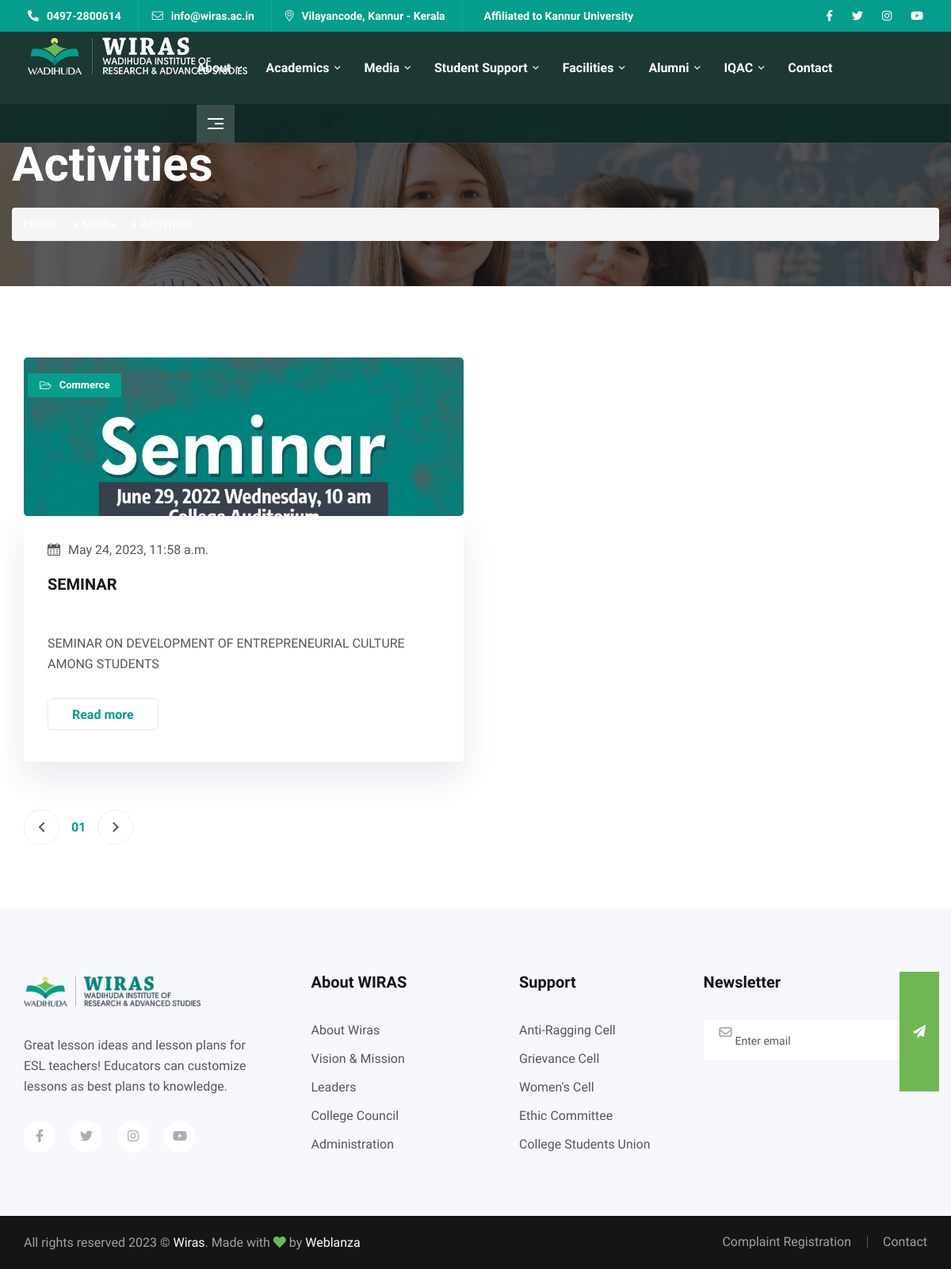
/activities/, run on an earlier commit of the app's database.
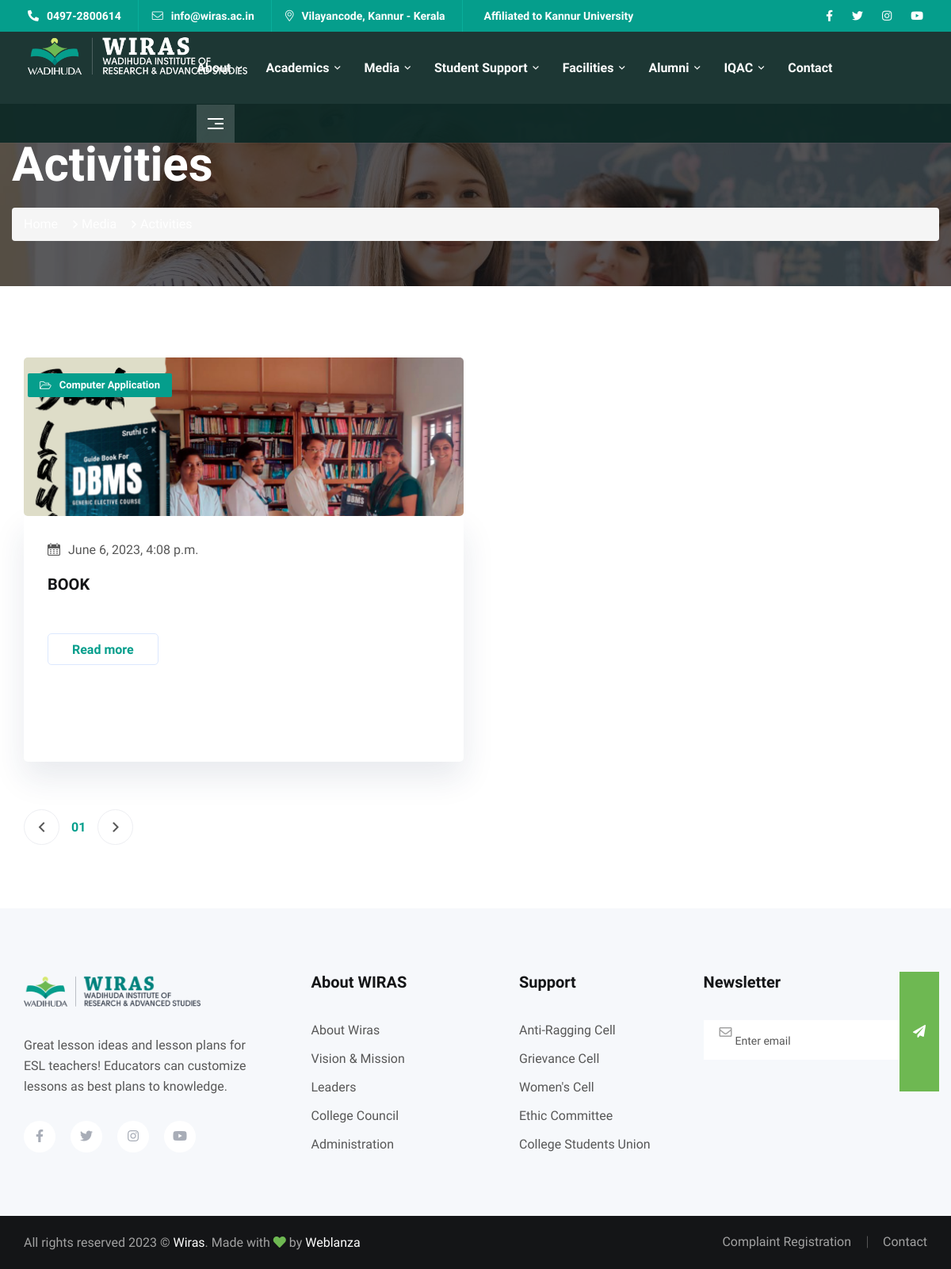
And on a later commit of the database.
### Core/models.py (models this page shows, shortened)
class Post(models.Model):
    Added_Date = models.DateTimeField(auto_now_add=True)
    Status = models.IntegerField(default=1)
    AddedBy = models.ForeignKey(User,on_delete=models.DO_NOTHING,related_name='Added_By')
    Ip = models.GenericIPAddressField(null=True)
    Edited_Date = models.DateField(null=True)
    EditedBy = models.ForeignKey(User,on_delete=models.DO_NOTHING,null=True,related_name='Edited_By')
    Edited_Ip = models.GenericIPAddressField(null=True)
    Post_Type = models.CharField(max_length=225)
    Post_Category = models.CharField(max_length=225)
    Post_Title = models.CharField(max_length=225)
    Post_Description = models.TextField()
    Post_Image = models.ImageField(upload_to='post/',null=True)
    Seo_Url = models.CharField(max_length=500,null=True)
    Seo_Title = models.CharField(max_length=225,null=True)
    Seo_Keywords = models.CharField(max_length=500,null=True)
    Seo_Description = models.TextField(null=True)

### FrontPage/views.py (the view)
# urls.py: path('activities/',views.activities,name='activities'),
def activities(request):
    p = Paginator(Post.objects.filter(Status=1,Post_Type='Activities'),9)
    page = request.GET.get('page')
    activities = p.get_page(page)
    nums = 'a' * activities.paginator.num_pages
    return render(request,'frontpage/activities.html',{'activities':activities,'nums':nums})

### FrontPage/context_processors.py (called while the page is built)
def extras(request):
    departments = Department.objects.filter(Status=1)
    date = datetime.today()
    year = date.year
    return {'departments':departments,'year':year}

### templates/frontpage/activities.html (shortened to what the changed rows need)
{% extends 'frontpage/base.html' %}
{% load static %}
   {% block content %}
    <main>
        <div class="hero-arera course-item-height" data-background="{% static 'assets/img/slider/course-slider.jpg' %}">
         <div class="container">
            <div class="row">
               <div class="col-xl-12">
                  <div class="hero-course-1-text">
                     <h2>Activities</h2>
                  </div>
               </div>
            </div>
         </div>
      </div>
        <div class="blog-area pt-90 pb-50">
         <div class="container">
            <div class="row">
               <div class="col-xl-12 col-lg-12">
                  <div class="blog-main-wrapper mb-30">
                     <div class="row">
                        {% for activity in activities %}
                        <div class="col-xl-4 col-lg-6 col-md-12">
                           <div class="blog-wrapper position-relative mb-30">
                              {% if activity.Post_Image %}
                              <div class="blog-thumb ">
                                 <a href="{% url 'news-details' activity.Seo_Url %}"><img src="{{ activity.Post_Image.url }}" alt="blog-img"></a>
                              </div>
                              {% else %}
                              <div class="blog-thumb ">
                                 <a href="{% url 'news-details' activity.Seo_Url %}"><img src="{% static 'assets/img/noimage.jpg' %}" alt="blog-img"></a>
                              </div>
                              {% endif %}
                              <a href="{% url 'news' %}" class="blog-tag">
                                 <i class="fal fa-folder-open"></i>
                                 {{ activity.Post_Category }}
                              </a>
                              <div class="blog-content-wrapper">
                                 <div class="blog-meta">
                                    <div class="blog-date">
                                       <i class="flaticon-calendar"></i>
                                       <span>{{ activity.Added_Date }}</span>
                                    </div>
                                 </div>
                                 <div class="blog-content">
                                    <a href="{% url 'news-details' activity.Seo_Url %}">
                                       <h3>{{ activity.Post_Title }}</h3>
                                    </a>
                                    <p>{{ activity.Post_Description | safe }}</p>
                                    <a class="blog-btn" href="{% url 'news-details' activity.Seo_Url %}">Read more</a>
                                 </div>
                              </div>
                           </div>
                        </div>
                        {% endfor %}
                     </div>
                     {% if activities %}
                     <div class="edu-pagination mt-30 mb-20">
                        <ul>
                           {% for n in nums %}
                              <li class="active"><a href="?page={{ forloop.counter }}"><span>0{{ forloop.counter }}</span></a></li>
                           {% endfor %}
                        </ul>
                     </div>
                     {% endif %}
                  </div>
               </div>
            </div>
         </div>
      </div>
    </main>
   {% endblock content %}

What changed in the data, as far as the page shows it:
no longer on this page (row edited): Post: Post_Image (picture), Post_Category "Commerce", Added_Date "May 24, 2023, 11:58 a.m.", Post_Title "SEMINAR", Post_Description "SEMINAR ON DEVELOPMENT OF ENTREPRENEURIAL CULTURE AMONG STUDENTS"
added Post: Post_Image (picture), Post_Category "Computer Application", Added_Date "June 6, 2023, 4:08 p.m.", Post_Title "BOOK"
